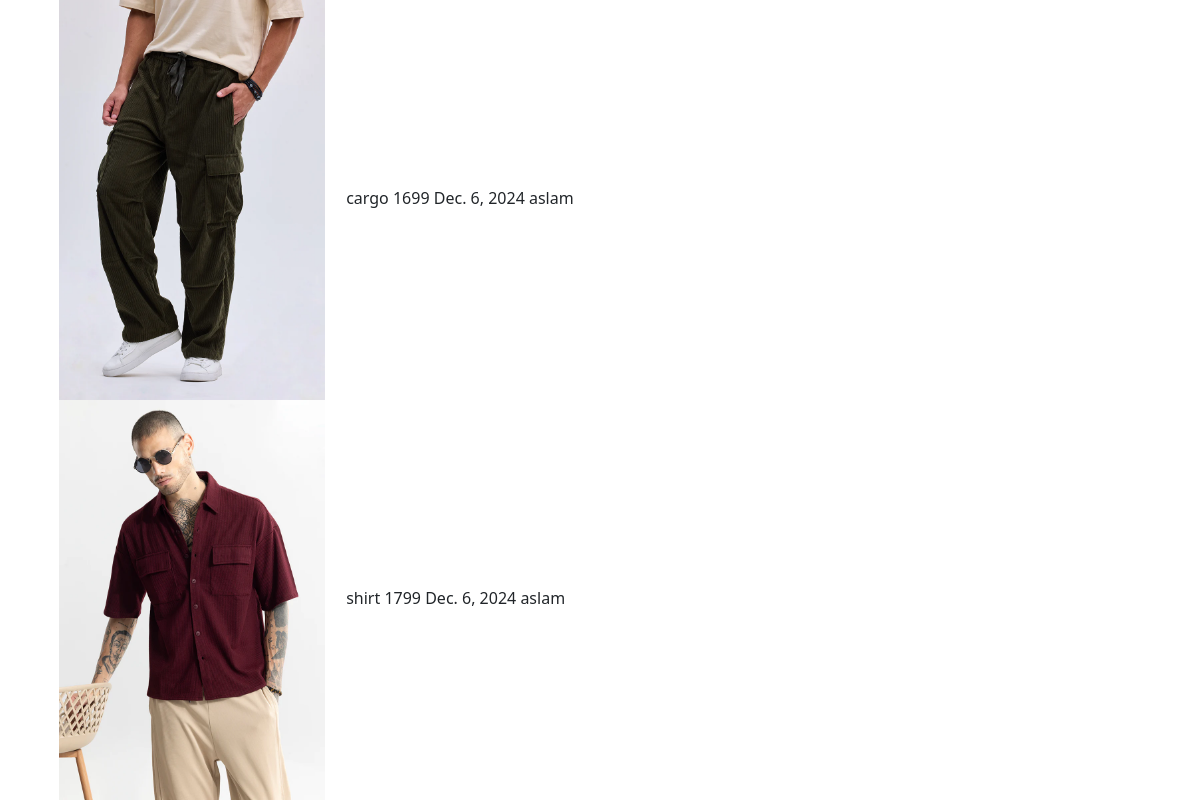
/bookings, run on an earlier commit of the app's database.
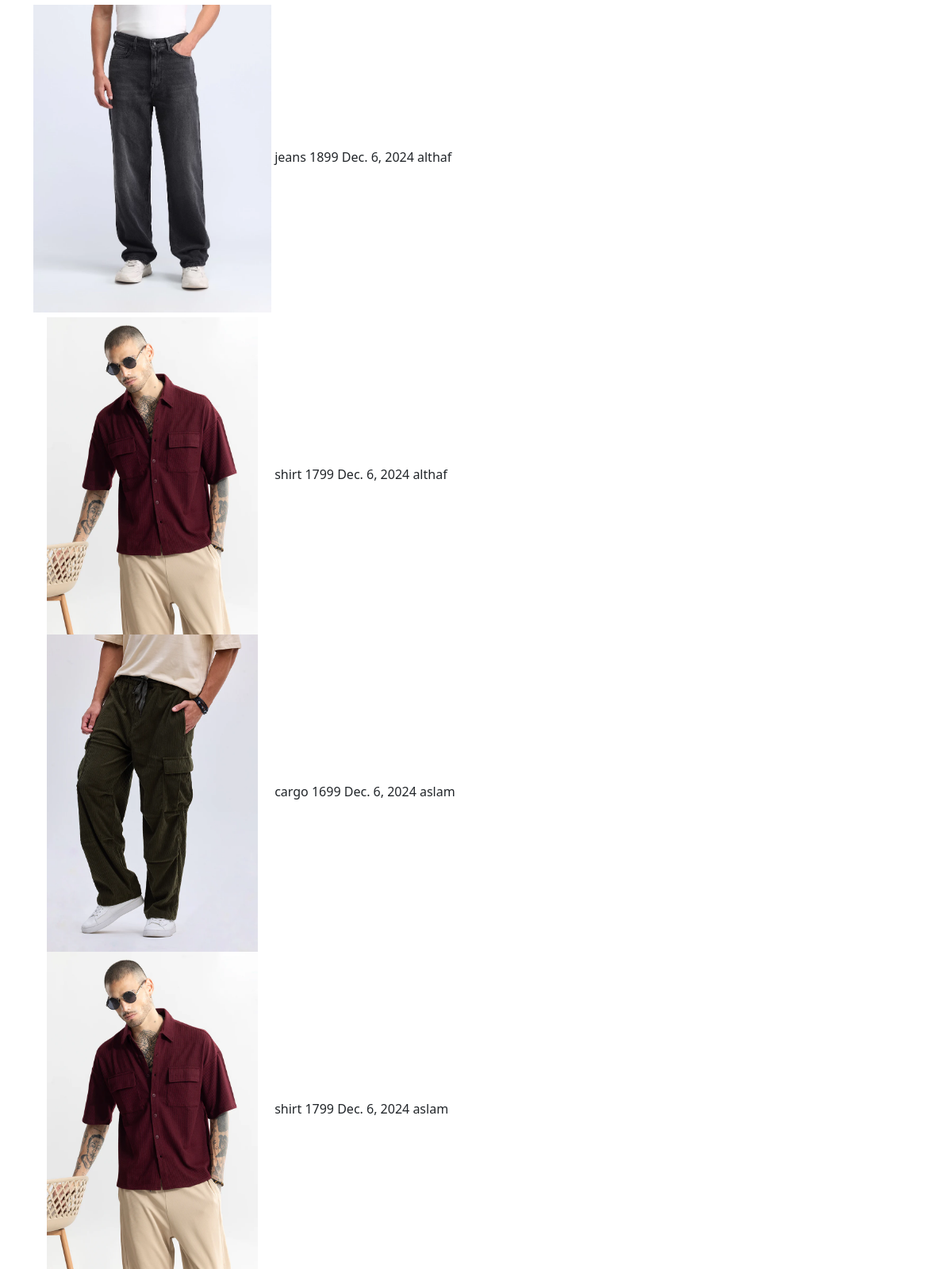
And on a later commit of the database.
### app/models.py (models this page shows)
class Buy(models.Model):
    user=models.ForeignKey(User,on_delete=models.CASCADE)
    product=models.ForeignKey(Product,on_delete=models.CASCADE)
    price=models.IntegerField()
    date=models.DateField(auto_now_add=True)

class Product(models.Model):
    pro_id=models.TextField()
    name=models.TextField()
    price=models.IntegerField()
    ofr_price=models.IntegerField()
    img=models.FileField()
    dis=models.TextField()

### app/views.py (the view)
# urls.py: path('bookings',views.bookings),
def bookings(req):
    buy=Buy.objects.all()[::-1]
    return render(req,'shop/bookings.html',{'buy':buy})

### templates/shop/bookings.html (shortened to what this page needs)
<!DOCTYPE html>
<html lang="en">
<head>
    <link href="https://cdn.jsdelivr.net/npm/bootstrap@5.3.3/dist/css/bootstrap.min.css" rel="stylesheet">
</head>
<body>
    <div class="container">
        <div class="row">
            {% for i in buy %}
            <div class="col-lg-12">
                <img src="{{i.product.img.url}}" alt="" style="width: 300px; height: 400px;object-fit: contain;">
                {{i.product.name}}
                {{i.price}}
                {{i.date}}
                {{i.user.first_name}}
            </div>
            {% endfor %}
        </div>
    </div>
</body>
</html>

What changed in the data, as far as the page shows it:
added Buy: product.img (picture), product.name "jeans", price "1899", date "Dec. 6, 2024", user.first_name "althaf"
added Buy: product.img (picture), product.name "shirt", price "1799", date "Dec. 6, 2024", user.first_name "althaf"
